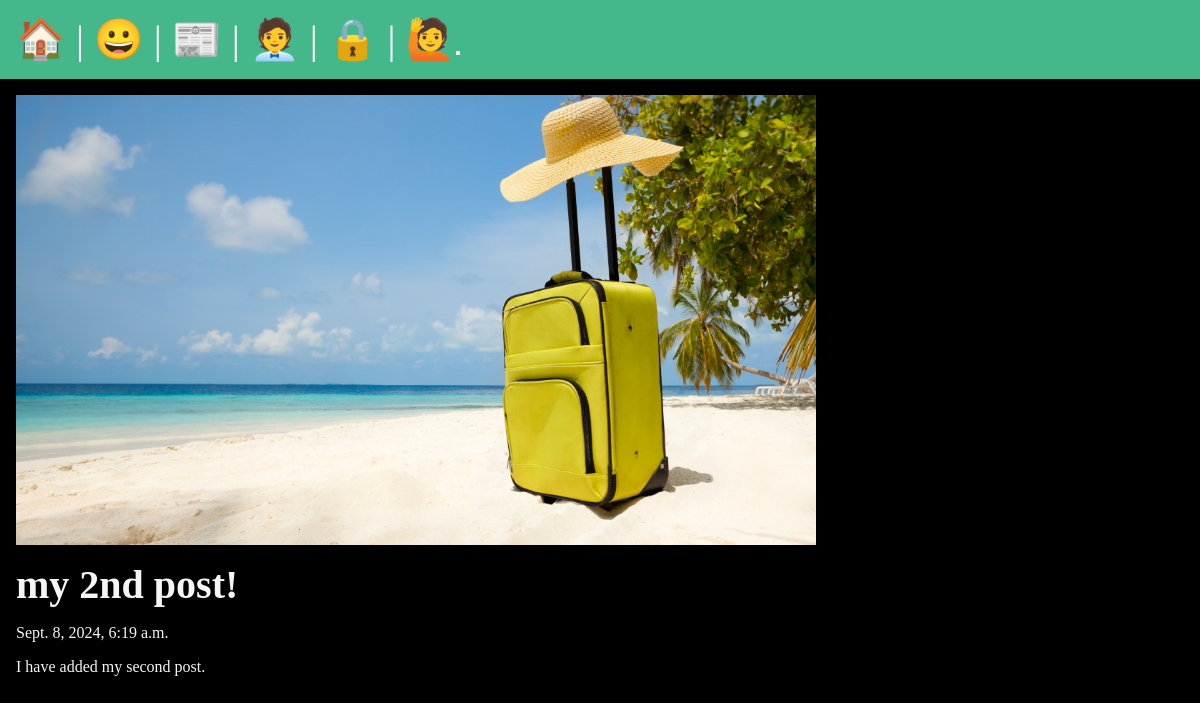
/posts/my-second-post, run on the app's committed database.
### posts/models.py (models this page shows, shortened)
class Post(models.Model):
    title = models.CharField(max_length= 75)
    body = models.TextField()
    slug = models.SlugField()
    date = models.DateTimeField(auto_now_add=True)
    banner = models.ImageField(default='fallback.png', blank=True)

### posts/views.py (the view)
# urls.py: path('<slug:slug>', views.post_page, name="page")
def post_page(request, slug):
    article = Post.objects.get(slug=slug)
    return render(request, 'posts/posts_page.html', {"post" : article} )

### posts/templates/posts/posts_page.html (shortened to what this page needs)
{% extends "layout.html" %}
{% block content %}
    <section>
        <image
            class="banner"
            src="{{post.banner.url}}"
            alt="{{post.title}}"
        />
        <h1>{{post.title}}</h1>
        <p>{{post.date}}</p>
        <p>{{post.body}}</p>
    </section>
{% endblock content %}

### data on the page
Post: banner (picture), title "my 2nd post!", date "Sept. 8, 2024, 6:19 a.m.", body "I have added my second post."
